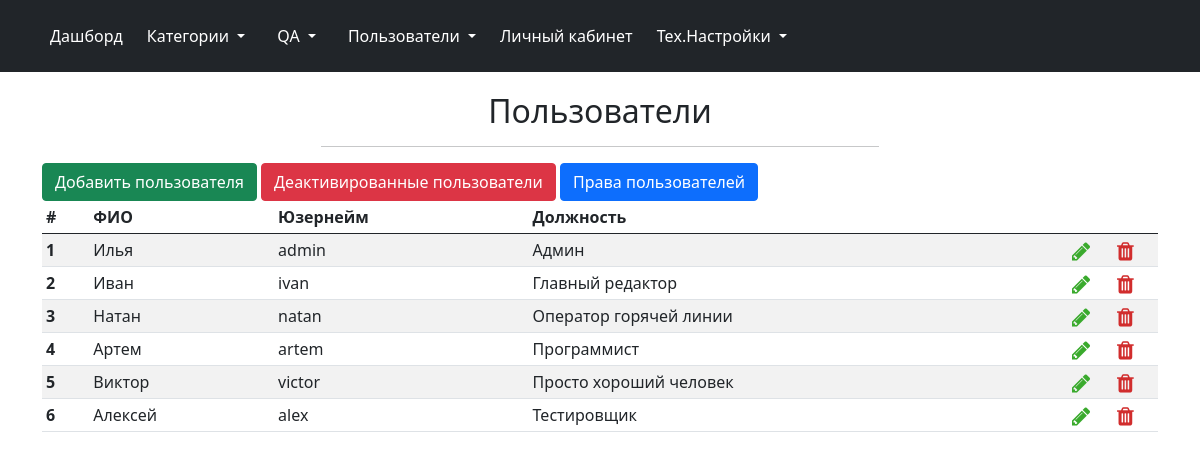
/admin/users (signed in), run on an earlier commit of the app's database.
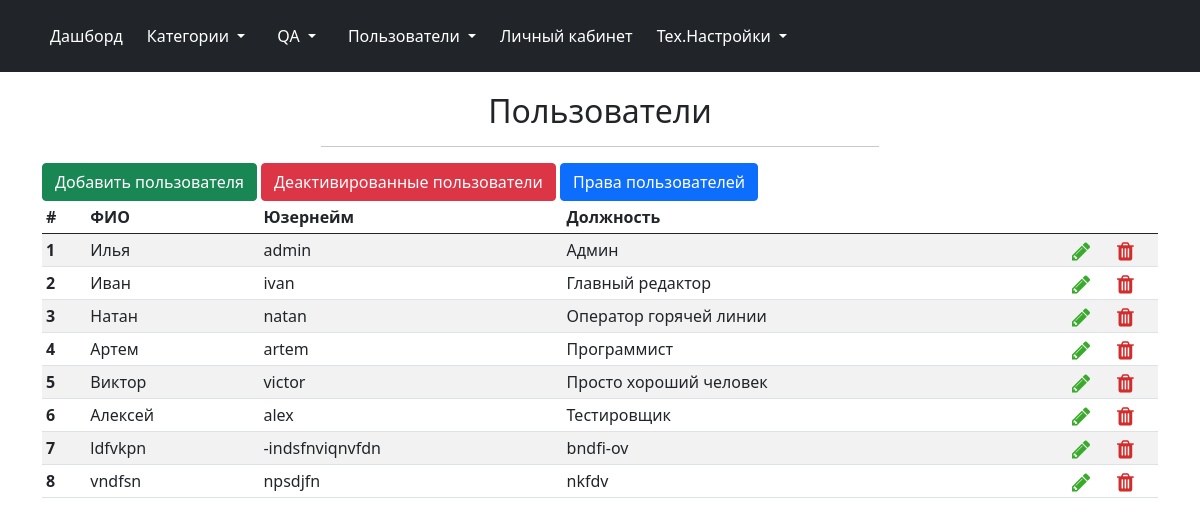
And on a later commit of the database.
### dbase.py (models this page shows, shortened)
class Users(db.Model, UserMixin):
    id = db.Column(db.Integer, primary_key=True)
    username = db.Column(db.String(30), nullable=False)
    name = db.Column(db.String(100), nullable=False)
    psswd = db.Column(db.Text, nullable=False)
    post = db.Column(db.String, nullable=False)
    is_deactivated = db.Column(db.Boolean, default = False)
    deactivation_date = db.Column(DateTime)
    right_category = db.Column(db.Boolean, default = False)
    right_users = db.Column(db.Boolean, default = False)
    right_qa = db.Column(db.Boolean, default = False)
    right_synonym = db.Column(db.Boolean, default=False)
    right_black_word = db.Column(db.Boolean, default=False)

### admin/admin.py (the view)
@admin.route('/users')
@login_required
def users():
    if not current_user.right_users:
        return render_template('admin/access_denied.html')
    add_user_form = forms.AddUserForm()
    edit_user_form = forms.EditUserForm()
    deactivate_user_form = forms.DeactivateUserForm()
    try:
        users = Users.query.filter(Users.is_deactivated.is_(False))
    except (NameError, AttributeError):
        return "Ошибка чтения из БД"
    return render_template('admin/users.html', users=users, add_user_form=add_user_form, edit_user_form=edit_user_form,
                           deactivate_user_form=deactivate_user_form)

### admin/admin.py (called while the page is built)
@admin.before_request
def before_request():
    if current_user.is_authenticated:
        if current_user.is_deactivated:
            logout_user()
            flash("Ваш аккаунт заблокирован. Для получения дополнительных сведений обратитесь к администратору",
                  category='danger')
            return redirect(url_for('.login'))

### app.py (called while the page is built)
@login_manager.user_loader
def load_user(user_id):
    return db.session.query(Users).get(user_id)

### admin/templates/admin/users.html (shortened to what this page needs)
{% extends 'admin/base.html' %}
{% import "admin/macros.html" as macros %}
{% block page_header %}
Пользователи
{% endblock %}
{% block body %}
<button type="button" class="btn btn-success" data-bs-toggle="modal" data-bs-target="#addModal">
	Добавить пользователя
</button>
<a href="{{ url_for('.users_deactivate') }}" class="btn btn-danger">Деактивированные пользователи</a>
<a href="{{ url_for('.users_rights') }}" class="btn btn-primary">Права пользователей</a>
<table class="table table-striped table-sm">
	<thead>
		<tr>
			<th scope="col">#</th>
			<th scope="col">ФИО</th>
			<th scope="col">Юзернейм</th>
			<th scope="col">Должность</th>
			<th scope="col"></th>
			<th scope="col"></th>
		</tr>
	</thead>
	<tbody>
		{% for user in users %}
		<tr class="table_line_item" data-id="{{ user.id }}" data-name="{{ user.name }}" data-username="{{ user.username }}" data-post="{{ user.post }}">
			<th scope="row">{{ user.id }}</th>
			<td>{{ user.name }}</td>
			<td>{{ user.username }}</td>
			<td>{{ user.post }}</td>
			<td scope="col" width="45"><i class="fa fa-pencil fa-lg table_action_icon edit_icon" aria-hidden="true" data-bs-toggle="modal" data-bs-target="#editModal"></i></td>
			<td scope="col" width="45"><i class="fa fa-trash fa-lg table_action_icon delete_icon" aria-hidden="true" data-bs-toggle="modal" data-bs-target="#deleteModal"></i></td>
		</tr>
		{% endfor %}
	</tbody>
</table>
{% endblock %}

What changed in the data, as far as the page shows it:
added Users: name "ldfvkpn", username "-indsfnviqnvfdn", post "bndfi-ov"
added Users: name "vndfsn", username "npsdjfn", post "nkfdv"
